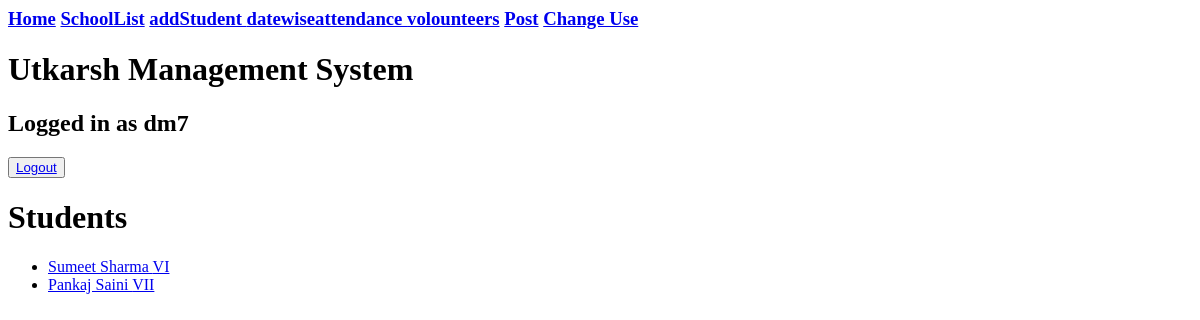
/utkarsh/student/ (signed in), run on an earlier commit of the app's database.
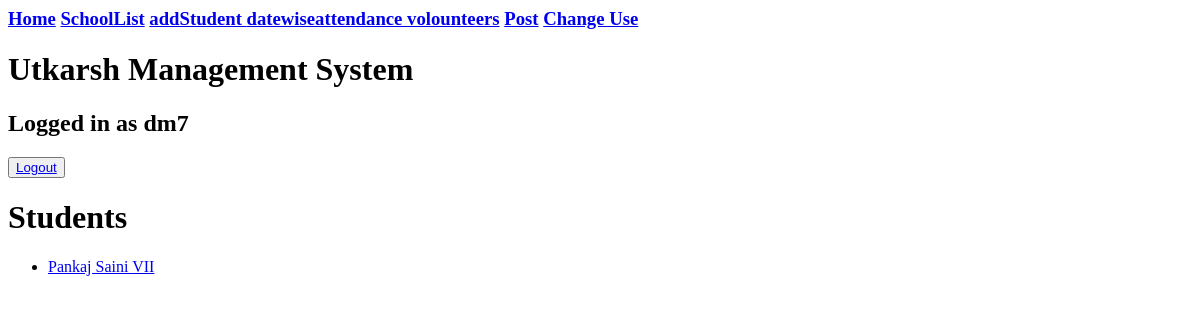
And on a later commit of the database.
### attendance/models.py (models this page shows)
class Student(models.Model):
    name=models.CharField(max_length=100)
    standard=models.CharField(choices=class_choices,max_length=50)
    address=models.CharField(max_length=300,blank=True,null=True)
    contact=models.CharField(max_length=15,blank=True,null=True)
    school=models.ForeignKey(School,on_delete=models.CASCADE,blank=True,null=True)
    gender=models.CharField(max_length=2,choices=gender_choices,blank=True,null=True)
    absent=models.IntegerField(blank=True,null=True,default=0)
    present=models.IntegerField(blank=True,null=True,default=0)
    student_image=models.ImageField(upload_to ='student/displaypic',blank=True,null=True)
    mentor=models.ForeignKey(Volounteer,on_delete=models.CASCADE,blank=True,null=True)
    fees=models.PositiveIntegerField(null=True,blank=True)
    lead=models.ForeignKey(Volounteer,on_delete=models.CASCADE,blank=True,null=True,related_name='volounteer_lead')
    purpose=models.CharField(choices=(('Attendance','Attendance'),('Visit','Visit')),max_length=200,blank=True,null=True)
    def __str__(self):
        return f'{self.name}'

### attendance/views.py (the view)
# urls.py: path('student/',views.student_list,name='student_list'),
@login_required
def student_list(request):
    context={}
    context['students']=Student.objects.all()
    return render(request,'index.html',context)

### attendance/templates/index.html
{% extends 'base.html' %}
{% block content%}
    <h1>Students</h1>
    <ul>
        {% for student in students %}
            <li><a href={% url 'student_details' student.id%}>{{ student }}  {{student.standard}}  </li>
        {% endfor %}
    </ul>
{% endblock%}

What changed in the data, as far as the page shows it:
removed Student: name "Sumeet Sharma", standard "VI"
